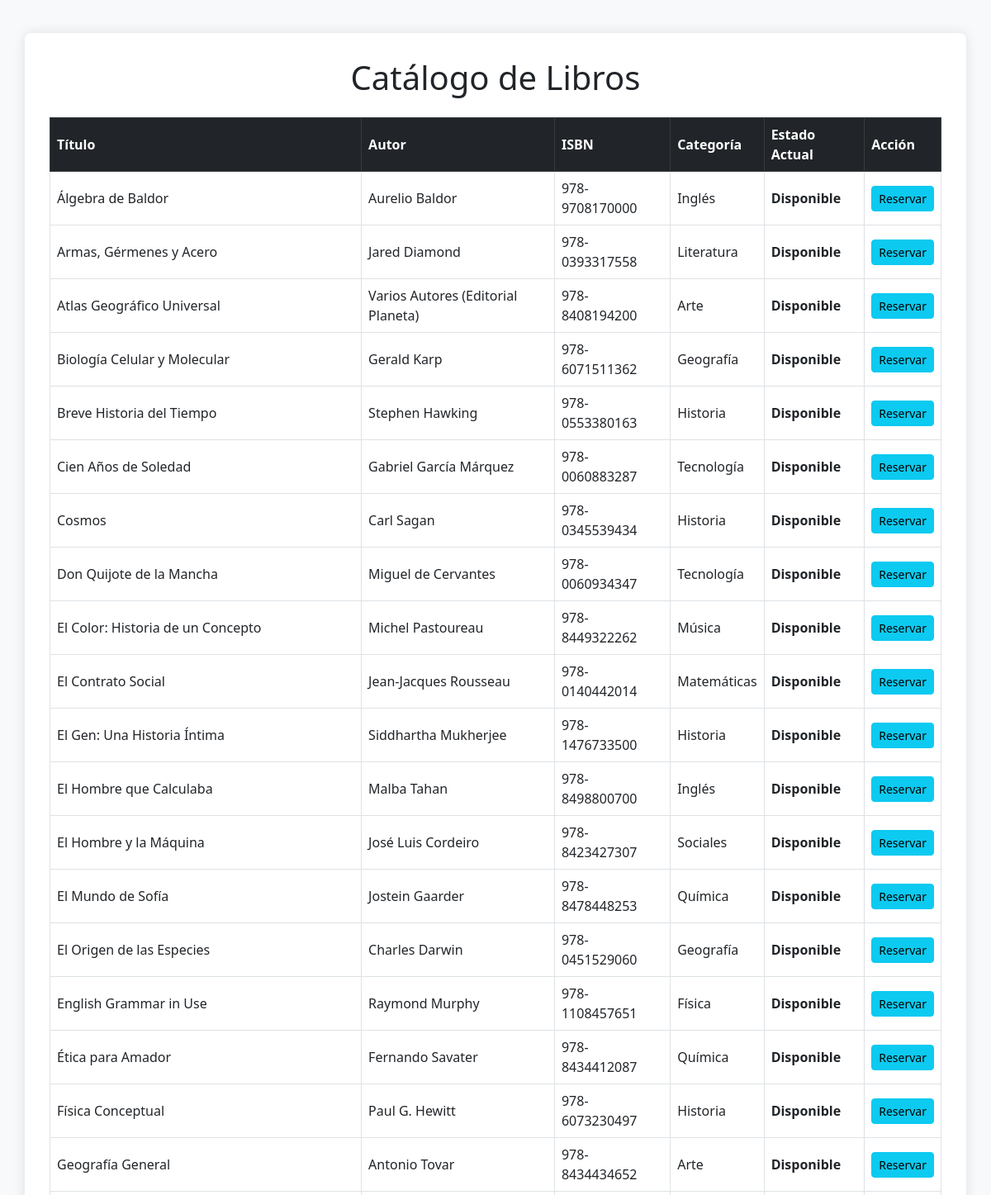
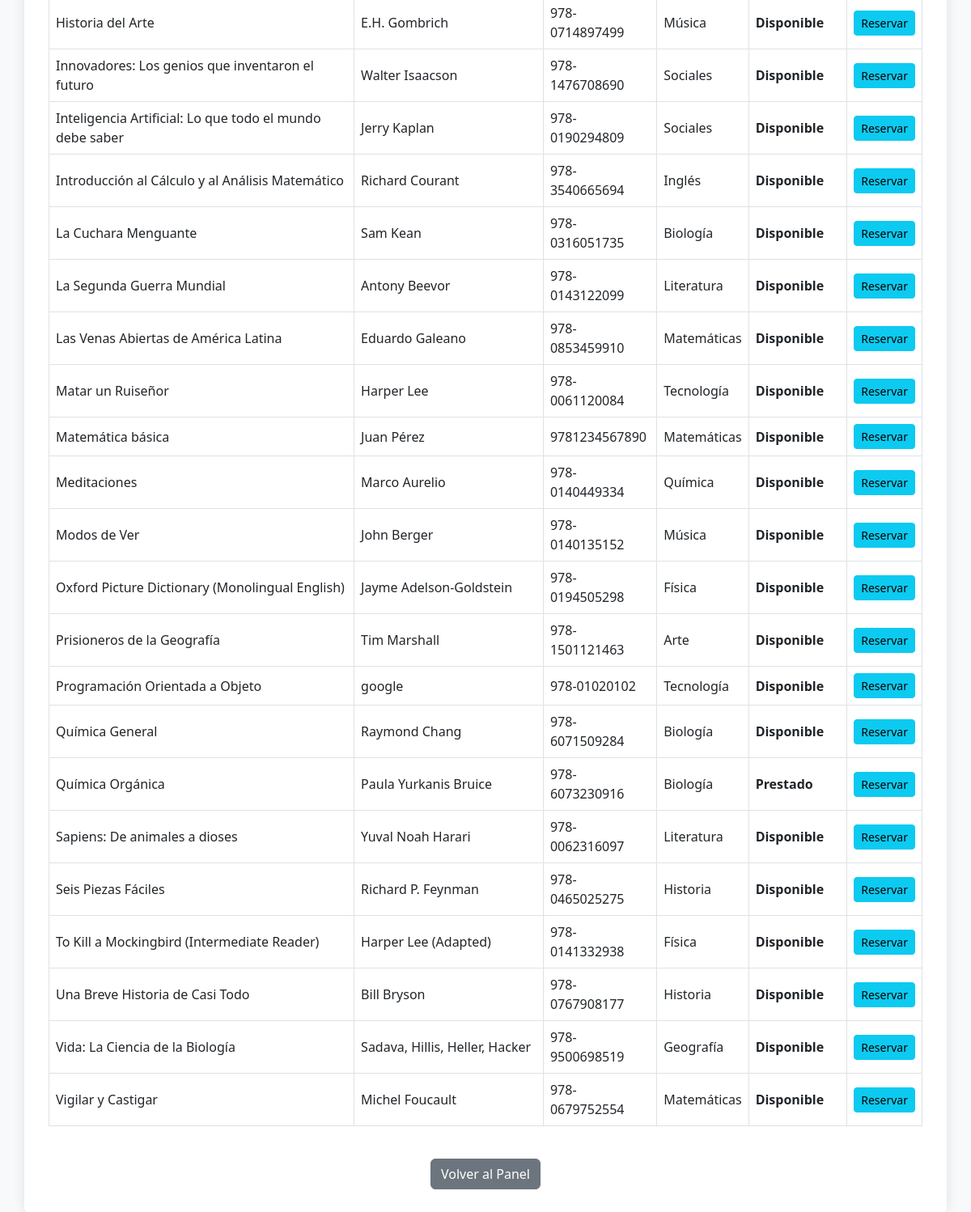
Page /sistema_biblioteca/catalogo_libros.php (signed in) on the committed database (2 pictures, top to bottom).
### tables this page shows
CREATE TABLE `libros` (
  `id_libro` int(11) NOT NULL,
  `titulo` varchar(150) DEFAULT NULL,
  `autor` varchar(100) DEFAULT NULL,
  `isbn` varchar(20) DEFAULT NULL,
  `id_categoria` int(11) DEFAULT NULL,
  `estado` enum('disponible','prestado') DEFAULT 'disponible'
);

CREATE TABLE `categorias` (
  `id_categoria` int(11) NOT NULL,
  `nombre` varchar(100) DEFAULT NULL
);

### sistema_biblioteca/catalogo_libros.php (the view, shortened to what this page needs)
<?php
require 'db/conexion.php';
$libros_result = $conexion->query("
    SELECT l.id_libro, l.titulo, l.autor, l.isbn, c.nombre AS categoria, l.estado
    FROM libros l
    JOIN categorias c ON l.id_categoria = c.id_categoria
    ORDER BY l.titulo
");
?>
<!DOCTYPE html>
<html lang="es">
<head>
    <link href="https://cdn.jsdelivr.net/npm/bootstrap@5.3.0/dist/css/bootstrap.min.css" rel="stylesheet">
</head>
<body>
    <div class="container container-catalogo">
        <h1 class="text-center mb-4">Catálogo de Libros</h1>
        <div class="table-responsive">
            <table class="table table-hover table-bordered">
                <thead class="table-dark">
                    <tr>
                        <th>Título</th>
                        <th>Autor</th>
                        <th>ISBN</th>
                        <th>Categoría</th>
                        <th>Estado Actual</th>
                        <th>Acción</th>
                    </tr>
                </thead>
                <tbody>
                    <?php if ($libros_result && $libros_result->num_rows > 0): ?>
                        <?php while ($libro = $libros_result->fetch_assoc()): ?>
                            <tr>
                                <td><?php echo htmlspecialchars($libro['titulo']); ?></td>
                                <td><?php echo htmlspecialchars($libro['autor']); ?></td>
                                <td><?php echo htmlspecialchars($libro['isbn']); ?></td>
                                <td><?php echo htmlspecialchars($libro['categoria']); ?></td>
                                <td class="estado-<?php echo htmlspecialchars(strtolower($libro['estado'])); ?>"><?php echo htmlspecialchars(ucfirst($libro['estado'])); ?></td>
                                <td>
                                    <a href="procesar_reserva.php?id_libro=<?php echo $libro['id_libro']; ?>" class="btn btn-sm btn-info">Reservar</a>
                                </td>
                            </tr>
                        <?php endwhile; ?>
                    <?php else: ?>
                        <tr><td colspan="6" class="text-center">No hay libros disponibles en el catálogo en este momento.</td></tr>
                    <?php endif; ?>
                </tbody>
            </table>
        </div>
        <div class="text-center mt-4">
            <a href="dashboard.php" class="btn btn-secondary">Volver al Panel</a>
        </div>
    </div>
</body>
</html>

### sistema_biblioteca/catalogo_libros.php (style rules this page uses)
body { background-image: url('imagenes/fondo_biblioteca.jpg'); background-size: cover; background-position: center center; background-repeat: no-repeat; background-attachment: fixed; background-color: #f8f9fa; }
.container-catalogo { background-color: rgba(255, 255, 255, 0.95); padding: 30px; border-radius: 8px; margin-top: 40px; margin-bottom: 40px; box-shadow: 0 0 15px rgba(0,0,0,0.1); }
.table th, .table td { vertical-align: middle; }
.estado-disponible { color: green; font-weight: bold; }
.estado-prestado { color: orange; font-weight: bold; }

### rows in the picture
libros: titulo "Álgebra de Baldor", autor "Aurelio Baldor", isbn "978-9708170000", id_categoria.nombre "Inglés", estado "Disponible"
libros: titulo "Armas, Gérmenes y Acero", autor "Jared Diamond", isbn "978-0393317558", id_categoria.nombre "Literatura", estado "Disponible"
libros: titulo "Atlas Geográfico Universal", autor "Varios Autores (Editorial Planeta)", isbn "978-8408194200", id_categoria.nombre "Arte", estado "Disponible"
libros: titulo "Biología Celular y Molecular", autor "Gerald Karp", isbn "978-6071511362", id_categoria.nombre "Geografía", estado "Disponible"
libros: titulo "Breve Historia del Tiempo", autor "Stephen Hawking", isbn "978-0553380163", id_categoria.nombre "Historia", estado "Disponible"
libros: titulo "Cien Años de Soledad", autor "Gabriel García Márquez", isbn "978-0060883287", id_categoria.nombre "Tecnología", estado "Disponible"
libros: titulo "Cosmos", autor "Carl Sagan", isbn "978-0345539434", id_categoria.nombre "Historia", estado "Disponible"
libros: titulo "Don Quijote de la Mancha", autor "Miguel de Cervantes", isbn "978-0060934347", id_categoria.nombre "Tecnología", estado "Disponible"
libros: titulo "El Color: Historia de un Concepto", autor "Michel Pastoureau", isbn "978-8449322262", id_categoria.nombre "Música", estado "Disponible"
libros: titulo "El Contrato Social", autor "Jean-Jacques Rousseau", isbn "978-0140442014", id_categoria.nombre "Matemáticas", estado "Disponible"
libros: titulo "El Gen: Una Historia Íntima", autor "Siddhartha Mukherjee", isbn "978-1476733500", id_categoria.nombre "Historia", estado "Disponible"
libros: titulo "El Hombre que Calculaba", autor "Malba Tahan", isbn "978-8498800700", id_categoria.nombre "Inglés", estado "Disponible"
libros: titulo "El Hombre y la Máquina", autor "José Luis Cordeiro", isbn "978-8423427307", id_categoria.nombre "Sociales", estado "Disponible"
libros: titulo "El Mundo de Sofía", autor "Jostein Gaarder", isbn "978-8478448253", id_categoria.nombre "Química", estado "Disponible"
libros: titulo "El Origen de las Especies", autor "Charles Darwin", isbn "978-0451529060", id_categoria.nombre "Geografía", estado "Disponible"
libros: titulo "English Grammar in Use", autor "Raymond Murphy", isbn "978-1108457651", id_categoria.nombre "Física", estado "Disponible"
libros: titulo "Ética para Amador", autor "Fernando Savater", isbn "978-8434412087", id_categoria.nombre "Química", estado "Disponible"
libros: titulo "Física Conceptual", autor "Paul G. Hewitt", isbn "978-6073230497", id_categoria.nombre "Historia", estado "Disponible"
libros: titulo "Geografía General", autor "Antonio Tovar", isbn "978-8434434652", id_categoria.nombre "Arte", estado "Disponible"
libros: titulo "Historia del Arte", autor "E.H. Gombrich", isbn "978-0714897499", id_categoria.nombre "Música", estado "Disponible"
libros: titulo "Innovadores: Los genios que inventaron el futuro", autor "Walter Isaacson", isbn "978-1476708690", id_categoria.nombre "Sociales", estado "Disponible"
libros: titulo "Inteligencia Artificial: Lo que todo el mundo debe saber", autor "Jerry Kaplan", isbn "978-0190294809", id_categoria.nombre "Sociales", estado "Disponible"
libros: titulo "Introducción al Cálculo y al Análisis Matemático", autor "Richard Courant", isbn "978-3540665694", id_categoria.nombre "Inglés", estado "Disponible"
libros: titulo "La Cuchara Menguante", autor "Sam Kean", isbn "978-0316051735", id_categoria.nombre "Biología", estado "Disponible"
libros: titulo "La Segunda Guerra Mundial", autor "Antony Beevor", isbn "978-0143122099", id_categoria.nombre "Literatura", estado "Disponible"
libros: titulo "Las Venas Abiertas de América Latina", autor "Eduardo Galeano", isbn "978-0853459910", id_categoria.nombre "Matemáticas", estado "Disponible"
libros: titulo "Matar un Ruiseñor", autor "Harper Lee", isbn "978-0061120084", id_categoria.nombre "Tecnología", estado "Disponible"
libros: titulo "Matemática básica", autor "Juan Pérez", isbn "9781234567890", id_categoria.nombre "Matemáticas", estado "Disponible"
libros: titulo "Meditaciones", autor "Marco Aurelio", isbn "978-0140449334", id_categoria.nombre "Química", estado "Disponible"
libros: titulo "Modos de Ver", autor "John Berger", isbn "978-0140135152", id_categoria.nombre "Música", estado "Disponible"
libros: titulo "Oxford Picture Dictionary (Monolingual English)", autor "Jayme Adelson-Goldstein", isbn "978-0194505298", id_categoria.nombre "Física", estado "Disponible"
libros: titulo "Prisioneros de la Geografía", autor "Tim Marshall", isbn "978-1501121463", id_categoria.nombre "Arte", estado "Disponible"
libros: titulo "Programación Orientada a Objeto", autor "google", isbn "978-01020102", id_categoria.nombre "Tecnología", estado "Disponible"
libros: titulo "Química General", autor "Raymond Chang", isbn "978-6071509284", id_categoria.nombre "Biología", estado "Disponible"
libros: titulo "Química Orgánica", autor "Paula Yurkanis Bruice", isbn "978-6073230916", id_categoria.nombre "Biología", estado "Prestado"
libros: titulo "Sapiens: De animales a dioses", autor "Yuval Noah Harari", isbn "978-0062316097", id_categoria.nombre "Literatura", estado "Disponible"
libros: titulo "Seis Piezas Fáciles", autor "Richard P. Feynman", isbn "978-0465025275", id_categoria.nombre "Historia", estado "Disponible"
libros: titulo "To Kill a Mockingbird (Intermediate Reader)", autor "Harper Lee (Adapted)", isbn "978-0141332938", id_categoria.nombre "Física", estado "Disponible"
libros: titulo "Una Breve Historia de Casi Todo", autor "Bill Bryson", isbn "978-0767908177", id_categoria.nombre "Historia", estado "Disponible"
libros: titulo "Vida: La Ciencia de la Biología", autor "Sadava, Hillis, Heller, Hacker", isbn "978-9500698519", id_categoria.nombre "Geografía", estado "Disponible"
libros: titulo "Vigilar y Castigar", autor "Michel Foucault", isbn "978-0679752554", id_categoria.nombre "Matemáticas", estado "Disponible"
